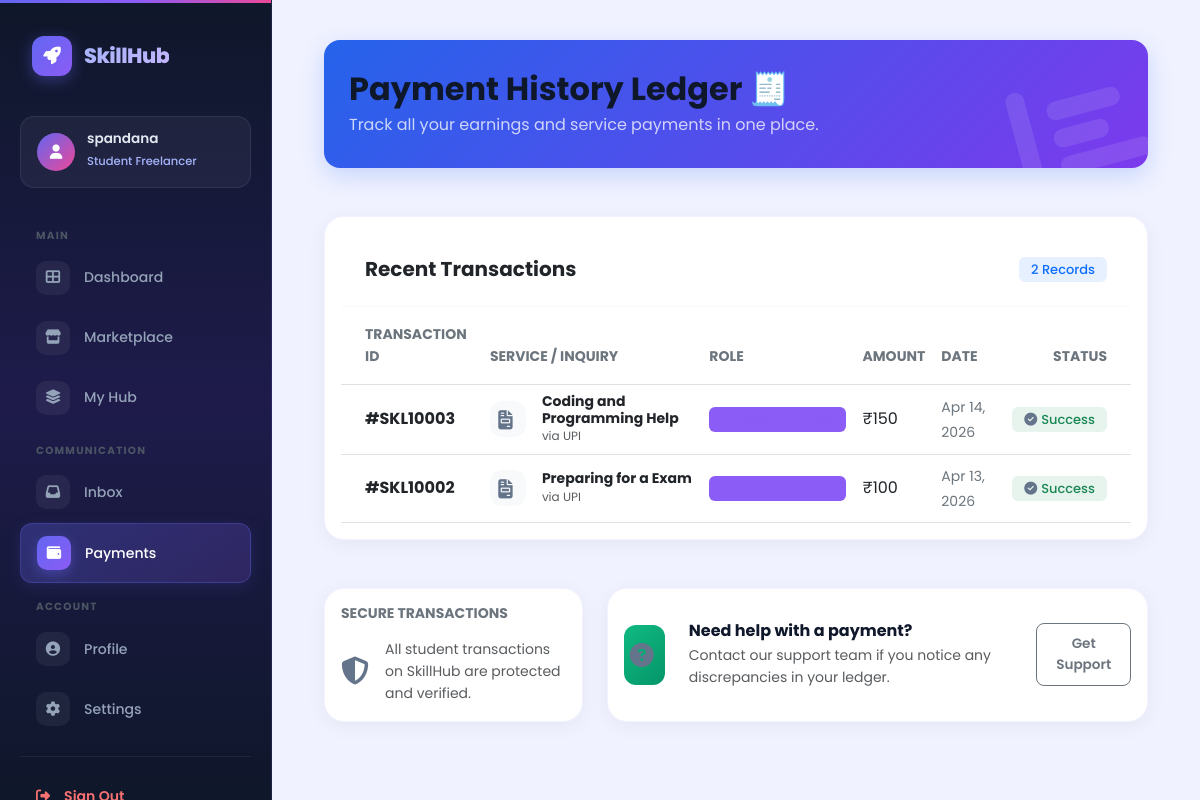
/payments/ (signed in), run on the app's committed database.
### skills/models.py (models this page shows, shortened)
class Payment(models.Model):
    STATUS_CHOICES = [
        ('pending', 'Pending'),
        ('success', 'Success'),
        ('failed', 'Failed'),
    ]
    user = models.ForeignKey(User, on_delete=models.CASCADE, related_name='payments')
    service = models.ForeignKey(Service, on_delete=models.CASCADE, related_name='payments')
    request = models.OneToOneField(
        'Request', on_delete=models.SET_NULL,
        null=True, blank=True, related_name='request_payment'
    )
    amount = models.DecimalField(max_digits=10, decimal_places=2)
    payment_method = models.CharField(
        max_length=20,
        choices=[('upi', 'UPI'), ('card', 'Card'), ('cash', 'Cash')]
    )
    transaction_id = models.CharField(max_length=100, blank=True, null=True)
    gateway = models.CharField(max_length=50, default='simulator', help_text='Stripe, Razorpay, Simulator')
    status = models.CharField(max_length=20, choices=STATUS_CHOICES, default='pending')
    timestamp = models.DateTimeField(auto_now_add=True, null=True, blank=True)
    class Meta:
        ordering = ['-timestamp']

class Service(models.Model):
    user = models.ForeignKey(User, on_delete=models.CASCADE, related_name='services')
    title = models.CharField(max_length=200)
    description = models.TextField()
    category = models.CharField(max_length=50, choices=CATEGORY_CHOICES)
    image = models.ImageField(upload_to='service_images/', blank=True, null=True)
    payment_type = models.CharField(max_length=20, choices=PAYMENT_TYPE_CHOICES)
    price = models.DecimalField(max_digits=10, decimal_places=2, null=True, blank=True)
    location = models.CharField(max_length=100, choices=LOCATION_CHOICES, help_text="City where this service is available")
    service_type = models.CharField(max_length=20, choices=SERVICE_TYPE_CHOICES, default='Online', help_text="Online or Offline delivery")
    payment_method = models.CharField(max_length=50, choices=PAYMENT_METHOD_CHOICES, default='cash')
    delivery_time = models.CharField(max_length=50, choices=DELIVERY_CHOICES, default='negotiable')
    custom_category = models.CharField(max_length=50, blank=True, null=True)
    is_approved = models.BooleanField(default=False)
    created_at = models.DateTimeField(auto_now_add=True)
    class Meta:
        ordering = ['-created_at']
    @property
    def avg_rating(self):
        if hasattr(self, '_avg_rating'):
            return self._avg_rating
        from django.db.models import Avg
        avg = self.reviews.aggregate(Avg('rating'))['rating__avg']
        return avg if avg else 0

### skills/views.py (the view)
# urls.py: path('payments/', views.payment_history, name='payment_history'),
@login_required
def payment_history(request):
    payments = Payment.objects.filter(
        Q(user=request.user) | Q(service__user=request.user)
    ).select_related('user', 'service', 'request').distinct()
    return render(request, 'payments_list.html', {'payments': payments})

### templates/payments_list.html (shortened to what this page needs)
{% extends 'dashboard_base.html' %}
{% load static %}
{% block content %}
<div class="payments-page">
    <div class="container-fluid">
        <div class="dashboard-header animate-fade-up mb-5">
            <h1 class="fw-800 h2 mb-1">Payment History Ledger 🧾</h1>
            <p class="mb-0 text-white text-opacity-75">Track all your earnings and service payments in one place.</p>
        </div>
        <div class="card border-0 shadow-sm rounded-4 overflow-hidden animate-fade-up" style="animation-delay: 0.1s;">
            <div class="card-header bg-white py-4 px-4 border-bottom border-light d-flex justify-content-between align-items-center">
                <h5 class="fw-bold mb-0 text-dark">Recent Transactions</h5>
                <span class="badge bg-primary bg-opacity-10 text-primary rounded-pill px-3">{{ payments|length }} Records</span>
            </div>
            <div class="table-responsive p-0">
                <table class="table table-hover align-middle mb-0">
                    <thead class="bg-light bg-opacity-50">
                        <tr>
                            <th class="ps-4 py-3 text-uppercase small fw-bold text-secondary">Transaction ID</th>
                            <th class="py-3 text-uppercase small fw-bold text-secondary">Service / Inquiry</th>
                            <th class="py-3 text-uppercase small fw-bold text-secondary">Role</th>
                            <th class="py-3 text-uppercase small fw-bold text-secondary">Amount</th>
                            <th class="py-3 text-uppercase small fw-bold text-secondary">Date</th>
                            <th class="pe-4 py-3 text-uppercase small fw-bold text-secondary text-end">Status</th>
                        </tr>
                    </thead>
                    <tbody>
                        {% for payment in payments %}
                            <tr>
                                <td class="ps-4">
                                    <span class="fw-bold text-dark">#SKL{{ payment.pk|add:10000 }}</span>
                                </td>
                                <td>
                                    <div class="d-flex align-items-center">
                                        <div class="dash-icon-box bg-light text-primary me-3 flex-shrink-0" style="width: 36px; height: 36px;">
                                            <i class="fas fa-file-invoice"></i>
                                        </div>
                                        <div>
                                            <h6 class="mb-0 fw-bold small text-dark">{{ payment.service.title }}</h6>
                                            <p class="mb-0 extra-small text-muted">via {{ payment.payment_method|upper }}</p>
                                        </div>
                                    </div>
                                </td>
                                <td>
                                    {% if payment.user == request.user %}
                                        <span class="badge bg-info bg-opacity-10 text-info fw-bold rounded-pill px-3">Buyer / Paid</span>
                                    {% else %}
                                        <span class="badge bg-purple bg-opacity-10 text-purple fw-bold rounded-pill px-3">Provider / Earned</span>
                                    {% endif %}
                                </td>
                                <td>
                                    <span class="fw-800 text-dark">₹{{ payment.amount|floatformat:0 }}</span>
                                </td>
                                <td>
                                    <span class="small text-secondary">{{ payment.timestamp|date:"M d, Y" }}</span>
                                </td>
                                <td class="pe-4 text-end">
                                    <span class="badge bg-success bg-opacity-10 text-success fw-bold rounded-pill px-3 py-2">
                                        <i class="fas fa-check-circle me-1"></i> {{ payment.status|title }}
                                    </span>
                                </td>
                            </tr>
                        {% endfor %}
                    </tbody>
                </table>
            </div>
        </div>
        <div class="row g-4 mt-4">
            <div class="col-md-4 animate-fade-up" style="animation-delay: 0.2s;">
                <div class="card border-0 shadow-sm p-4 rounded-4 bg-white h-100">
                    <h6 class="text-secondary small fw-bold text-uppercase mb-3">Secure Transactions</h6>
                    <div class="d-flex align-items-center">
                        <i class="fas fa-shield-alt text-success fs-3 me-3"></i>
                        <p class="small text-muted mb-0">All student transactions on SkillHub are protected and verified.</p>
                    </div>
                </div>
            </div>
            <div class="col-md-8 animate-fade-up" style="animation-delay: 0.3s;">
                <div class="card border-0 shadow-sm p-4 rounded-4 bg-white h-100 d-flex flex-row align-items-center">
                    <div class="dash-icon-box bg-grad-green text-white me-4" style="width: 60px; height: 60px;">
                        <i class="fas fa-question-circle fs-4"></i>
                    </div>
                    <div>
                        <h6 class="fw-bold mb-1">Need help with a payment?</h6>
                        <p class="small text-muted mb-0">Contact our support team if you notice any discrepancies in your ledger.</p>
                    </div>
                    <a href="{% url 'contact' %}" class="btn btn-outline-secondary btn-sm ms-auto px-4 rounded-pill">Get Support</a>
                </div>
            </div>
        </div>
    </div>
</div>
{% endblock %}

### templates/dashboard_base.html (shortened to what this page needs)
<!DOCTYPE html>
<html lang="en">
<head>
    <link rel="stylesheet" href="https://cdnjs.cloudflare.com/ajax/libs/font-awesome/6.4.0/css/all.min.css">
    <link href="https://cdn.jsdelivr.net/npm/bootstrap@5.3.0/dist/css/bootstrap.min.css" rel="stylesheet">
    <link href="https://unpkg.com/aos@2.3.1/dist/aos.css" rel="stylesheet">
    {% load static %}
    <link rel="stylesheet" href="{% static 'css/style.css' %}">
</head>
<body>
    <div class="dashboard-wrapper" id="dashWrapper">
        <aside class="dashboard-sidebar" id="dashSidebar">
            <a href="{% url 'home' %}" class="brand-logo">
                <div class="logo-icon"><i class="fas fa-rocket"></i></div>
                <span class="logo-text">SkillHub</span>
            </a>
            <div class="sidebar-profile">
                <div class="sidebar-avatar"><i class="fas fa-user"></i></div>
                <div>
                    <span class="name">{{ user.get_full_name|default:user.username }}</span>
                    <span class="role">Student Freelancer</span>
                </div>
            </div>
            <nav class="flex-grow-1">
                <div class="nav-section-label">Main</div>
                <ul class="list-unstyled mb-0">
                    <li>
                        <a href="{% url 'dashboard' %}" class="nav-link-custom {% if request.path == '/dashboard/' %}active{% endif %}">
                            <div class="nav-icon"><i class="fas fa-th-large"></i></div>
                            Dashboard
                        </a>
                    </li>
                    <li>
                        <a href="{% url 'services' %}" class="nav-link-custom {% if request.path == '/services/' %}active{% endif %}">
                            <div class="nav-icon"><i class="fas fa-store"></i></div>
                            Marketplace
                        </a>
                    </li>
                    <li>
                        <a href="{% url 'my_hub' %}" class="nav-link-custom {% if request.path == '/hub/' %}active{% endif %}">
                            <div class="nav-icon"><i class="fas fa-layer-group"></i></div>
                            My Hub
                        </a>
                    </li>
                </ul>
                <div class="nav-section-label">Communication</div>
                <ul class="list-unstyled mb-0">
                    <li>
                        <a href="{% url 'inbox' %}" class="nav-link-custom {% if request.path == '/inbox/' %}active{% endif %}">
                            <div class="nav-icon"><i class="fas fa-inbox"></i></div>
                            Inbox
                        </a>
                    </li>
                    <li>
                        <a href="{% url 'payment_history' %}" class="nav-link-custom {% if request.path == '/payments/' %}active{% endif %}">
                            <div class="nav-icon"><i class="fas fa-wallet"></i></div>
                            Payments
                        </a>
                    </li>
                </ul>
                <div class="nav-section-label">Account</div>
                <ul class="list-unstyled mb-0">
                    <li>
                        <a href="{% url 'profile' user.username %}" class="nav-link-custom {% if '/profile/' in request.path %}active{% endif %}">
                            <div class="nav-icon"><i class="fas fa-user-circle"></i></div>
                            Profile
                        </a>
                    </li>
                    <li>
                        <a href="{% url 'edit_profile' %}" class="nav-link-custom">
                            <div class="nav-icon"><i class="fas fa-cog"></i></div>
                            Settings
                        </a>
                    </li>
                </ul>
            </nav>
            <div style="border-top:1px solid rgba(255,255,255,0.06);padding-top:1rem;margin-top:1rem;">
                <form action="{% url 'logout' %}" method="post">
                    <button type="submit" class="logout-btn">
                        <i class="fas fa-sign-out-alt"></i> Sign Out
                    </button>
                </form>
            </div>
        </aside>
        <main class="dashboard-main">
            {% block content %}{% endblock %}
        </main>
    </div>
</body>
</html>

### data on the page
Payment: pk|add "10003", service "Coding and Programming Help", payment_method "UPI", amount "150", timestamp "Apr 14, 2026", status "Success"
Payment: pk|add "10002", service "Preparing for a Exam", payment_method "UPI", amount "100", timestamp "Apr 13, 2026", status "Success"

### other printed values
{{ user.get_full_name|default:user.username }} "spandana"
{{ payments|length }} "2"
